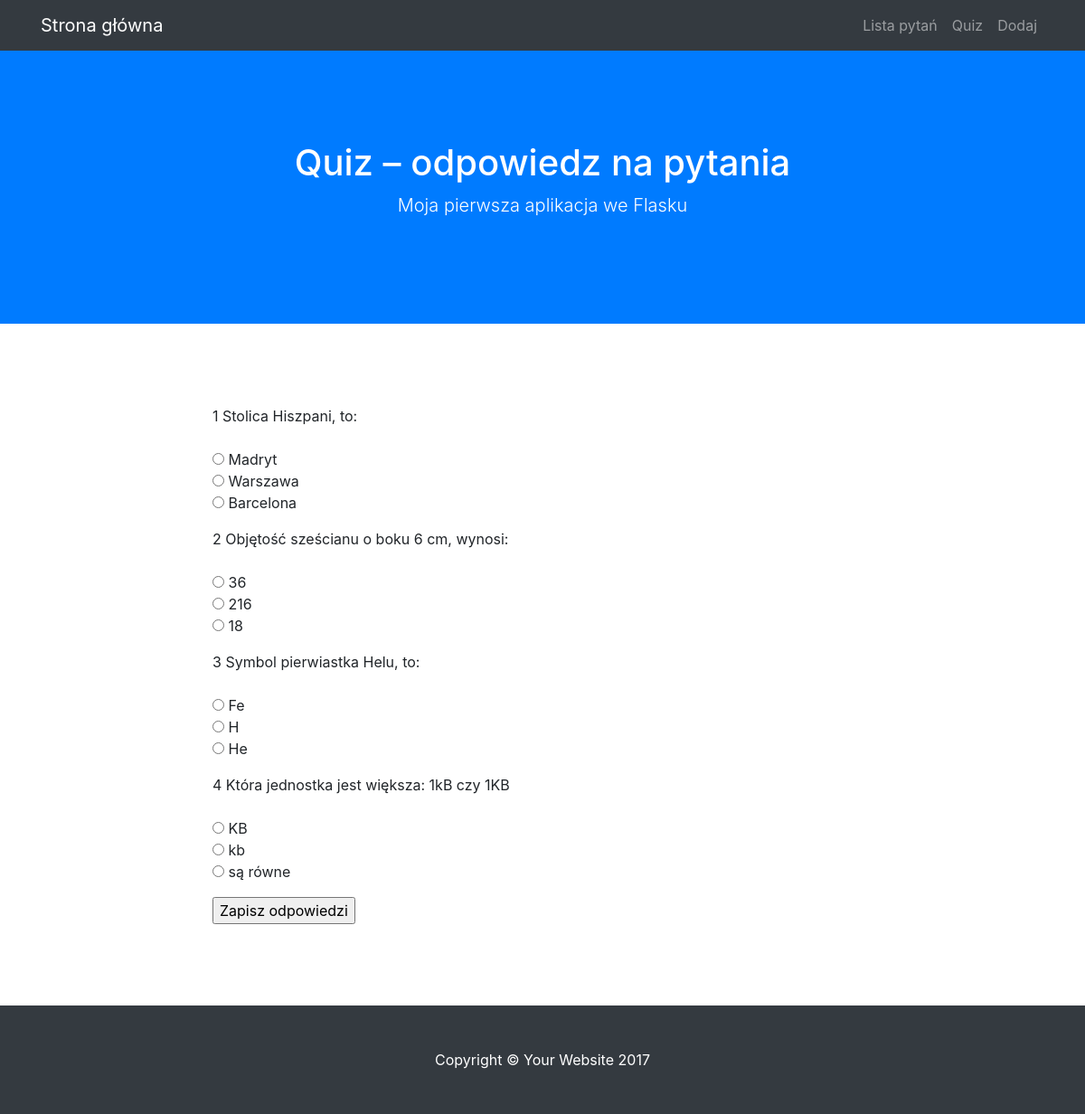
The app's page /quiz, older data.
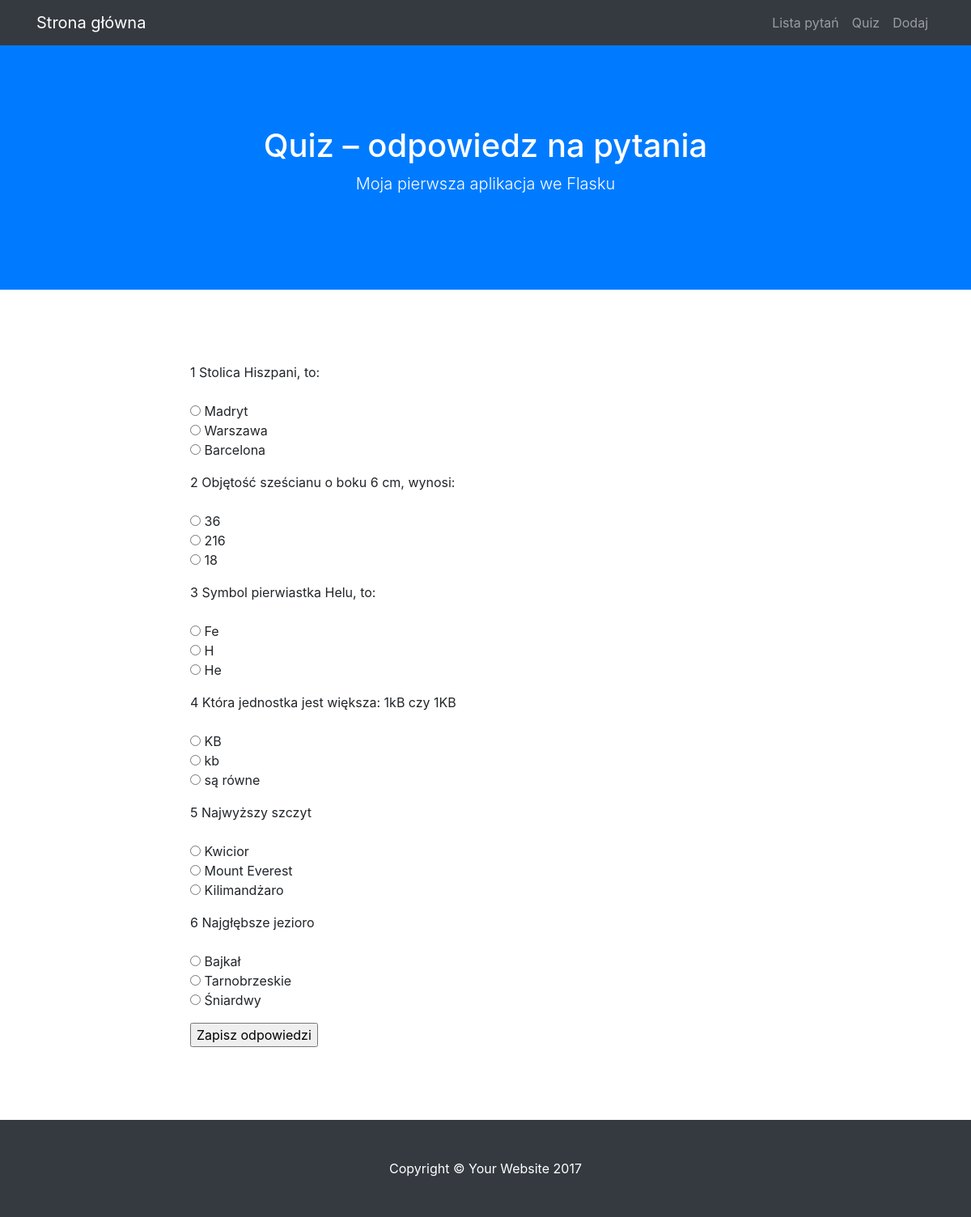
The same page, newer data.
### modele.py (models this page shows)
class BazaModel(Model):
    class Meta:
        database = baza

class Pytanie(BazaModel):
    pytanie = CharField(null=False)
    kategoria = ForeignKeyField(Kategoria, related_name='pytania')

class Odpowiedz(BazaModel):
    odpowiedz = CharField(null=False)
    pytanie = ForeignKeyField(Pytanie, related_name='odpowiedzi')
    odpok = IntegerField(default=0)

### views.py (the view, shortened to what this page needs)
@app.route("/quiz", methods=['GET', 'POST'])
def quiz():
    pytania = Pytanie.select().join(Odpowiedz).distinct().order_by(Pytanie.id)
    return render_template('quiz.html', query = pytania)

### quiz.py (called while the page is built)
@app.before_request
def before_request():
    g.db = baza
    g.db.connect()

@app.after_request
def after_request(response):
    g.db.close()
    return response

### templates/quiz.html (shortened to what this page needs)
{% extends "szablon.html" %}
{% block h1 %}Quiz – odpowiedz na pytania{% endblock %}
{% block tresc %}
    <form method="POST">
    {% for p in query %}
    <p>
        {{ p.id }} {{ p.pytanie }}<br>
        <br>
        {% for o in p.odpowiedzi %}
        <input type="radio" name="{{ p.id }}" value="{{ o.id }}">
        {{ o.odpowiedz }}
        <br>
        {% endfor %}
    </p>
    {% endfor %}
    <input type="submit" value="Zapisz odpowiedzi">
    </form>
{% endblock %}

Row changes from the older to the newer data that the page shows:
added Pytanie: id "5", pytanie "Najwyższy szczyt"
added Odpowiedz: odpowiedz "Kwicior", shown under "5"
added Odpowiedz: odpowiedz "Mount Everest", shown under "5"
added Odpowiedz: odpowiedz "Kilimandżaro", shown under "5"
added Pytanie: id "6", pytanie "Najgłębsze jezioro"
added Odpowiedz: odpowiedz "Bajkał", shown under "6"
added Odpowiedz: odpowiedz "Tarnobrzeskie", shown under "6"
added Odpowiedz: odpowiedz "Śniardwy", shown under "6"
